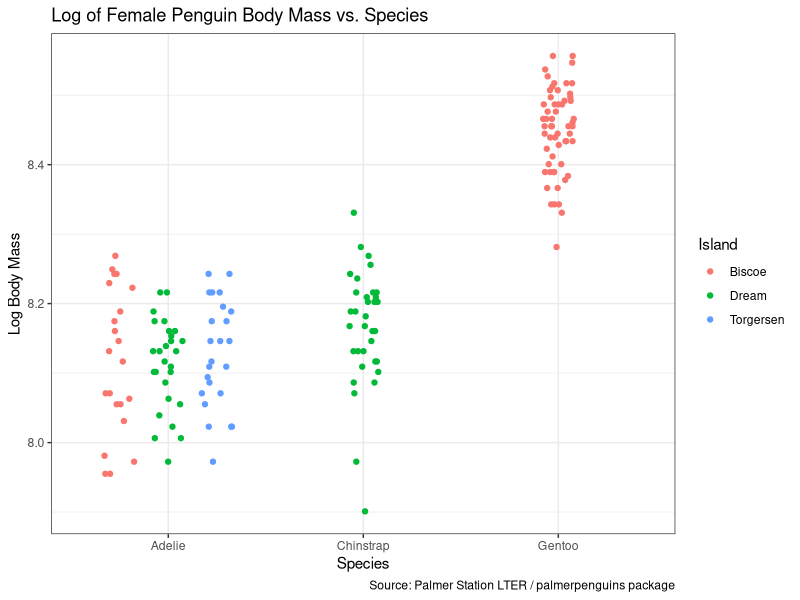
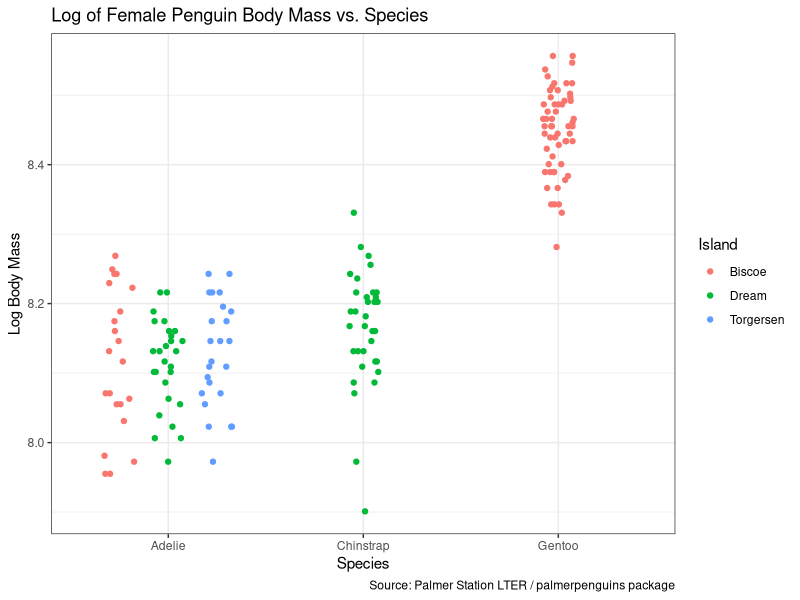

Write R code to recreate these figures, in order.
### Today we are going to plot penguin data ####
### Created by: Heather Carstensen #############
### Updated on: 2022-02-15 ####################

#### Load Libraries ######
library(palmerpenguins)
library(tidyverse)
library(here)

### Load data ######
# The data is part of the package and is called penguins
glimpse(penguins) # look at penguins data

### Data analysis #####

######## Part 1 ############
penguins %>%  # Use penguins dataframe
  drop_na(sex) %>%  # Drop NAs from sex
  group_by(species, island, sex) %>%  # Group by species, island, and sex
  summarise(mean_body_mass = mean(body_mass_g, na.rm = TRUE),  # Calculate mean of body mass, called mean_body_mass
            variance_body_mass = var(body_mass_g, na.rm = TRUE))  # Calculate variance of body mass, called variance_body_mass


########### Part 2 ############
penguins %>% # Use penguins dataframe
  filter(sex != "male") %>%  # Filter out males
  mutate(log_mass = log(body_mass_g)) %>%  # Mutate to add a new colum with log of body mass
  select(species, island, sex, log_mass) %>%  # Select the columns species, island, sex, log_mass
  ggplot(aes(x = species, # Start ggplot with species on x-axis
             y = log_mass,  # log_mass on y-axis
             color = island)) +  # mapping color to island
  geom_point(position = position_jitterdodge()) +  # Using point geometry with jitterdoge
  labs(x = "Species",  # Changing label for x-axis
       y = "Log Body Mass", # Changing label for y-axis
       title = "Log of Female Penguin Body Mass vs. Species", # Adding a plot title
       color = "Island", # Changing legend title
       caption = "Source: Palmer Station LTER / palmerpenguins package") +  # Adding a caption with data source
  theme_bw() # Changing theme 

ggsave(here("Week_4","Outputs","penguins_homework.png"),  # Saving output
       width = 7, height = 5) # Changing width and height of output
  